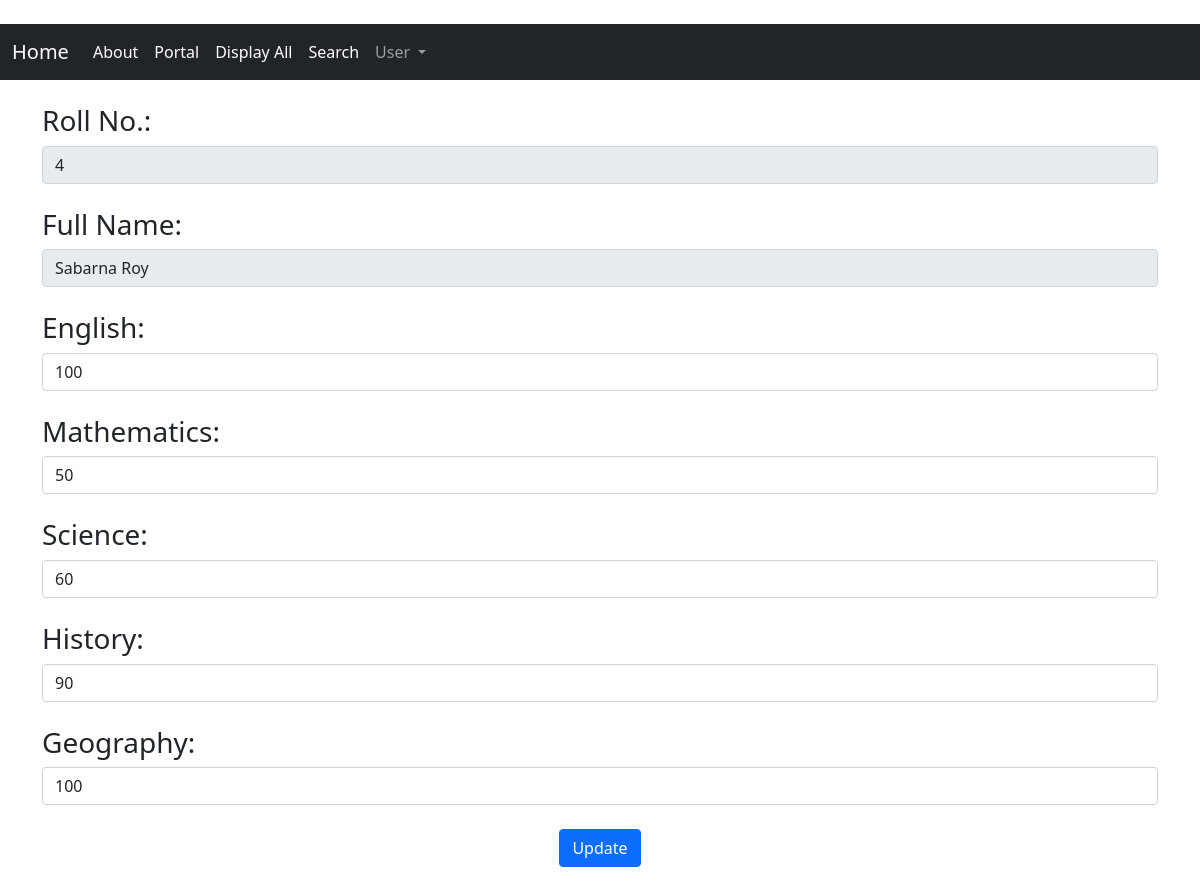
/web/display_result/edit/4 (signed in), run on the app's committed database.
### web/models.py (models this page shows)
class StudentResult(models.Model):
    roll = models.IntegerField(primary_key=True)
    s_name = models.CharField(max_length=50)
    english = models.IntegerField()
    math = models.IntegerField()
    science = models.IntegerField()
    history = models.IntegerField()
    geography = models.IntegerField()
    total = models.FloatField()
    percent = models.FloatField(null=True)
    grade = models.CharField(null=True,max_length=2)

### web/views.py (the view)
# urls.py: path('display_result/edit/<int:roll>',views.update_result,name='update_result'),
@login_required
def update_result(request,roll):
    if (request.method == 'POST'):
        roll = (request.POST['roll'])
        name = request.POST['name']
        eng = int(request.POST['english'])
        math = int(request.POST['math'])
        sc = int(request.POST['science'])
        hist = int(request.POST['history'])
        geo= int(request.POST['geography'])
        total = (eng + math + sc + hist + geo)
        percent = (total / 5)
        if(percent >= 90 ):
            grade ='O'
        elif(percent >= 80 and percent < 90):
            grade ='E'
        elif(percent >= 70 and percent < 80):
            grade ='A'
        elif(percent >= 60 and percent < 70):
            grade ='B'
        elif(percent >= 50 and percent < 60):
            grade ='C'
        elif(percent >= 33 and percent < 50):
            grade ='D'
        else:
            grade ='F'
        StudentResult.objects.filter(roll=roll).update(s_name=name,english=eng,math=math,science=sc,history=hist,geography=geo,total=total,percent=percent,grade=grade)
        return redirect('display_result')
    else:
        res_info = StudentResult.objects.get(roll=roll)
        return render(request,'web/update_result.html',{'res_info':res_info})

### web/templates/web/update_result.html (shortened to what this page needs)
{% extends 'startup.html' %}
{% load crispy_forms_tags %}
{% block content %}
<form action="" method="POST" class="needs-validation" novalidate onsubmit="return validation()">
    <h3>Roll No.:</h3><input type="text" name="roll" class="form-control" value="{{ res_info.roll }}" readonly><br>
    <h3>Full Name:</h3><input type="text" name="name" pattern="^[A-Z a-z]{3,16}$" class="form-control" value="{{ res_info.s_name }}" readonly><br>
    <h3>English:</h3><input type="text" name="english" pattern="^[0-9]{2}$" class="form-control" value="{{ res_info.english }}"><br>
    <h3>Mathematics:</h3><input type="text" name="math" pattern="^[0-9]{2}$" class="form-control" value="{{ res_info.math }}"><br>
    <h3>Science:</h3><input type="text" name="science" pattern="^[0-9]{2}$" class="form-control" value="{{ res_info.science }}"><br>
    <h3>History:</h3><input type="text" name="history" pattern="^[0-9]{2}$" class="form-control" value="{{ res_info.history }}"><br>
    <h3>Geography:</h3><input type="text" name="geography" pattern="^[0-9]{2}$" class="form-control" value="{{ res_info.geography }}"><br>
    <center><button type="submit" class="btn btn-primary" >Update</button>
</form>
{% endblock  %}

### static/css/styling.css (style rules this page uses)
.form-control { position: relative; }

### data on the page
StudentResult: roll "4", name "Sabarna Roy", english "100", math "50", science "60", history "90", geography "100"
